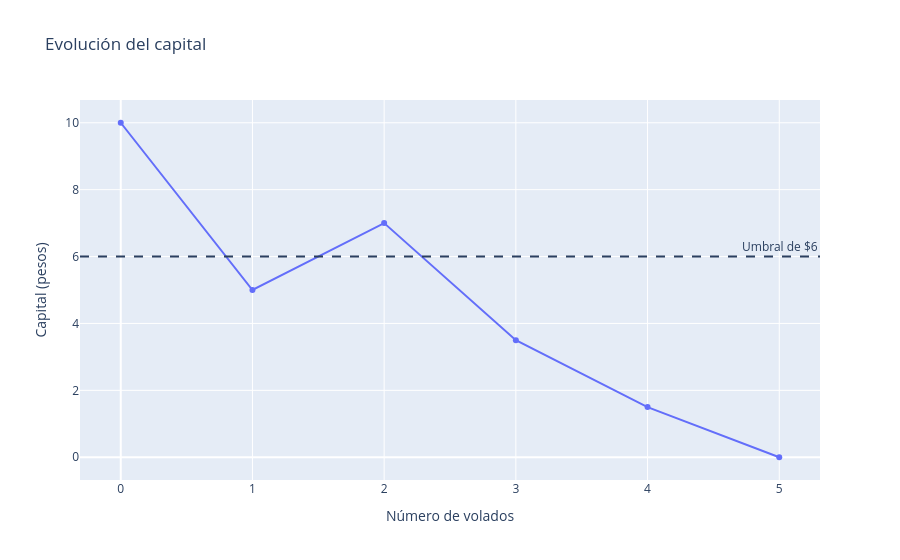
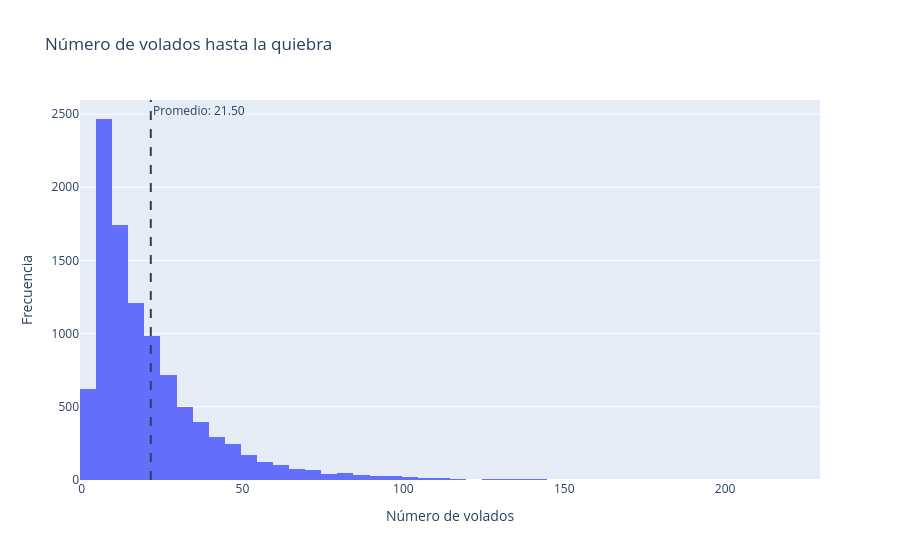

Notebook code for these charts, in order:
### Markdown cell above
Un jugador, con $20$ pesos de capital inicial, decide apostar a un volado (con una moneda perfectamente nivelada) la mitad de su capital si éste es mayor o igual a $6$ pesos; de lo contrario, solo $2$ pesos. Esto es, el capital $C_i$ en cada volado $V_i$ se describe como:

### Fórmula Recursiva


$$
C_{i+1} = C_i + V_i A_i
$$

donde la apuesta es:

$$
A_i =
\begin{cases}
C_i/2, & \text{si } C_i \geq 6 \\
2, & \text{de lo contrario}
\end{cases}
$$


### Simulación

1. Grafique la evolución del capital hasta quedar en cero.
2. Determine el número de volados promedio para quedar en quiebra usando una simulación Monte Carlo para $10{,}000$ apostadores.
3. Muestre un histograma del número de volados necesarios para llegar a la quiebra.

### Code cell
n = 10000
capital_inicial = 10

apuesta_individual(10, 42)
monte_carlo_apuestas(10, 10000, 42)

### Figure 1 — Plotly figure (JSON) as saved in the notebook; plotly's stock layout.template omitted (floating-point values rounded to 4 significant figures)
{"data": [{"mode": "lines+markers", "name": "Capital", "type": "scatter", "x": [0, 1, 2, 3, 4, 5], "y": [10, 5, 7, 3.5, 1.5, 0]}], "layout": {"annotations": [{"showarrow": false, "text": "Umbral de $6", "x": 1, "xanchor": "right", "xref": "x domain", "y": 6, "yanchor": "bottom", "yref": "y"}], "shapes": [{"line": {"dash": "dash"}, "type": "line", "x0": 0, "x1": 1, "xref": "x domain", "y0": 6, "y1": 6, "yref": "y"}], "title": {"text": "Evolución del capital"}, "xaxis": {"title": {"text": "Número de volados"}}, "yaxis": {"title": {"text": "Capital (pesos)"}}}}

### Figure 2 — Plotly figure (JSON) as saved in the notebook; plotly's stock layout.template omitted (floating-point values rounded to 4 significant figures; data arrays with more than 128 entries replaced by an {"elided": "..."} marker saying what was removed)
{"data": [{"name": "Volados", "nbinsx": 50, "type": "histogram", "x": {"elided": "10000 int values"}}], "layout": {"annotations": [{"showarrow": false, "text": "Promedio: 21.50", "x": 21.5, "xanchor": "left", "xref": "x", "y": 1, "yanchor": "top", "yref": "y domain"}], "shapes": [{"line": {"dash": "dash"}, "type": "line", "x0": 21.5, "x1": 21.5, "xref": "x", "y0": 0, "y1": 1, "yref": "y domain"}], "title": {"text": "Número de volados hasta la quiebra"}, "xaxis": {"title": {"text": "Número de volados"}}, "yaxis": {"title": {"text": "Frecuencia"}}}}
